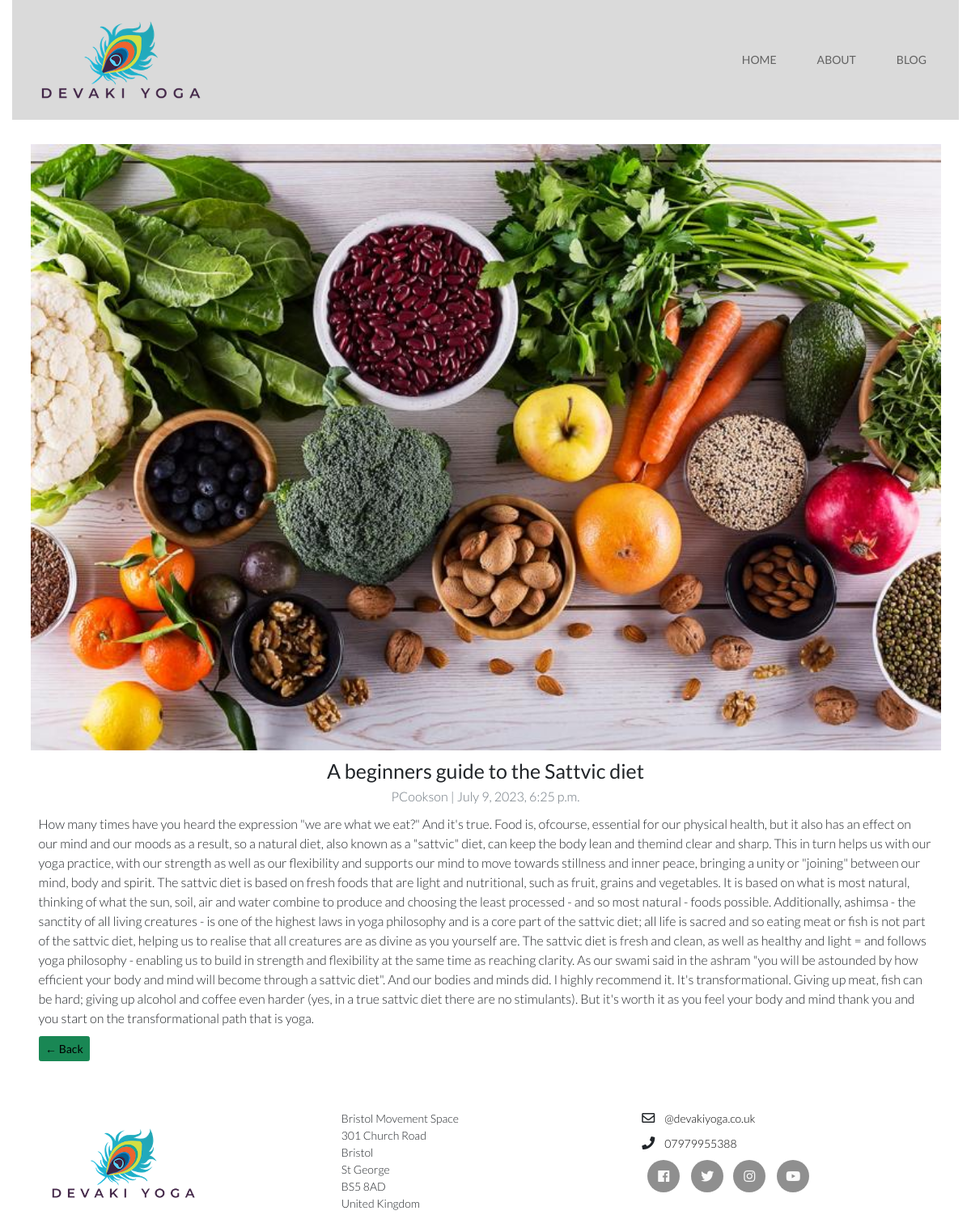
Page /blog/a-beginners-guide-to-the-sattvic-diet/ on the committed database.
### blog/models.py (models this page shows, shortened)
class Image(models.Model):
    post = models.ForeignKey(Post, on_delete=models.CASCADE, related_name='images')
    image = models.ImageField(upload_to='images')

class Post(models.Model):
    title = models.CharField(max_length=200, unique=True)
    author = models.ForeignKey(User, on_delete=models.CASCADE)
    slug = models.SlugField(max_length=100, unique=True)
    content = models.TextField()
    created_on = models.DateTimeField(auto_now_add=True)
    updated_on = models.DateTimeField(auto_now=True)
    status = models.IntegerField(choices=STATUS, default=0)
    class Meta:
        ordering = ['-created_on']

### blog/views.py (the view)
# urls.py: path('<slug:slug>/', views.BlogDetail.as_view(), name='blog_detail'),
class BlogDetail(generic.DetailView):
    model = Post
    template_name = 'blog/blog_detail.html'

### blog/templates/blog/blog_detail.html
{% extends 'base.html' %} {% block content %}
<div class="container">
    <div class="row">
        <div class="mx-auto my-5">
            {% for image in post.images.all %}
            <img src="{{ image.image.url }}" alt="Image" class="responsive">
            {% endfor %}
            <div class="card-body mx-auto">
                <h1 class="text-center">{% block title %} {{ object.title }} {% endblock title %}</h1>
                <p class="text-center text-muted">{{ post.author }} | {{ post.created_on }}</p>
                <p class="card-text ">{{ object.content | safe }}</p>
                <a href="{% url 'blog:blog_list' %}" class="btn btn-success">&larr; Back</a>
            </div>
        </div>
    </div>
</div>
{% endblock content %}

### static/css/base.css (style rules this page uses)
* { font-size: 10px; }
body { font-family: "Lato", sans-serif; }
p { font-size: 1.6rem; font-weight: 300; }
.container { margin: 0 auto; }
a:link { font-size: 1.4rem; text-decoration: none; color: #000000; }
.responsive { width: 100%; height: auto; }

### rows in the picture
Image: image (picture)
Post: title "A beginners guide to the Sattvic diet", author "PCookson", created_on "July 9, 2023, 6:25 p.m.", content "How many times have you heard the expression \"we are what we eat?\" And it's true. Food is, ofcourse, essential for our physical health, but it also has an effect on our mind and our moods as a result, so a natural diet, also known as a \"sattvic\" diet, can keep the body lean and themind clear and sharp. This in turn helps us with our yoga practice, with our strength as well as our flexibility and supports our mind to move towards stillness and inner peace, bringing a unity or \"joining\" between our mind, body and spirit. The sattvic diet is based on fresh foods that are light and nutritional, such as fruit, grains and vegetables. It is based on what is most natural, thinking of what the sun,…"
